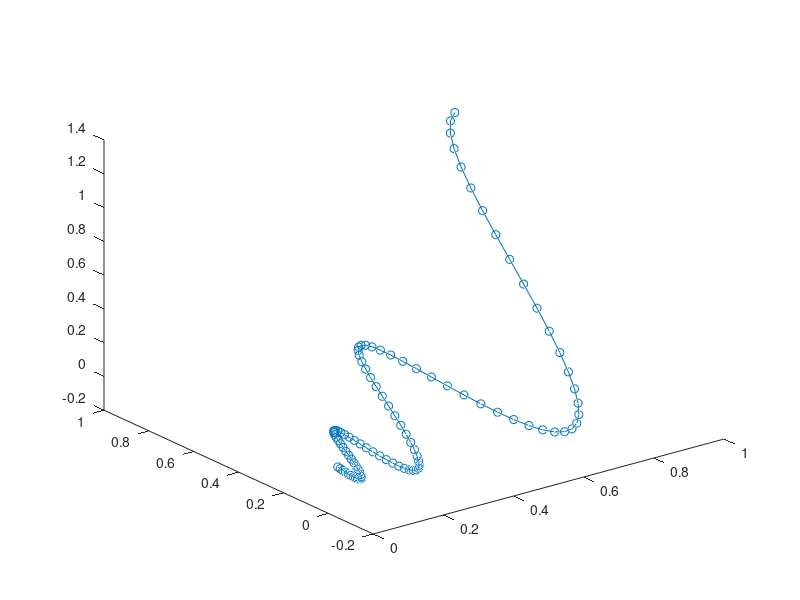

Write MATLAB code to recreate this figure.
clear;clc;
A=[0 -6 -1;6 2 -16;-5 20 -10];
x0=[1 1 1]';
X = [];
for t = 0:.01:1
X = [X expm(t*A)*x0];
end
plot3(X(1,:),X(2,:),X(3,:),'-o')
